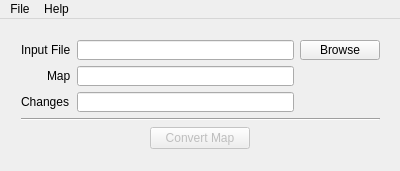
<?xml version="1.0" encoding="UTF-8"?>
<ui version="4.0">
 <class>MainWindow</class>
 <widget class="QMainWindow" name="MainWindow">
  <property name="geometry">
   <rect>
    <x>0</x>
    <y>0</y>
    <width>400</width>
    <height>171</height>
   </rect>
  </property>
  <property name="windowTitle">
   <string>Thracia Map Converter</string>
  </property>
  <widget class="QWidget" name="centralWidget">
   <widget class="QWidget" name="verticalLayoutWidget_2">
    <property name="geometry">
     <rect>
      <x>10</x>
      <y>10</y>
      <width>381</width>
      <height>131</height>
     </rect>
    </property>
    <layout class="QVBoxLayout" name="verticalLayout_5">
     <item>
      <layout class="QGridLayout" name="gridLayout">
       <item row="1" column="0" alignment="Qt::AlignRight">
        <widget class="QLabel" name="label_3">
         <property name="sizePolicy">
          <sizepolicy hsizetype="Fixed" vsizetype="Preferred">
           <horstretch>0</horstretch>
           <verstretch>0</verstretch>
          </sizepolicy>
         </property>
         <property name="text">
          <string>Map</string>
         </property>
        </widget>
       </item>
       <item row="0" column="0" alignment="Qt::AlignRight">
        <widget class="QLabel" name="label">
         <property name="text">
          <string>Input File</string>
         </property>
        </widget>
       </item>
       <item row="0" column="2">
        <widget class="QPushButton" name="pushButton_2">
         <property name="text">
          <string>Browse</string>
         </property>
        </widget>
       </item>
       <item row="2" column="0">
        <widget class="QLabel" name="label_4">
         <property name="sizePolicy">
          <sizepolicy hsizetype="Fixed" vsizetype="Preferred">
           <horstretch>0</horstretch>
           <verstretch>0</verstretch>
          </sizepolicy>
         </property>
         <property name="text">
          <string>Changes</string>
         </property>
        </widget>
       </item>
       <item row="0" column="1">
        <widget class="QLineEdit" name="lineEdit_3"/>
       </item>
       <item row="1" column="1">
        <widget class="QLineEdit" name="lineEdit">
         <property name="sizePolicy">
          <sizepolicy hsizetype="Expanding" vsizetype="Fixed">
           <horstretch>0</horstretch>
           <verstretch>0</verstretch>
          </sizepolicy>
         </property>
        </widget>
       </item>
       <item row="2" column="1">
        <widget class="QLineEdit" name="lineEdit_2"/>
       </item>
      </layout>
     </item>
     <item>
      <widget class="Line" name="line">
       <property name="orientation">
        <enum>Qt::Horizontal</enum>
       </property>
      </widget>
     </item>
     <item>
      <layout class="QHBoxLayout" name="horizontalLayout">
       <item>
        <widget class="QPushButton" name="pushButton">
         <property name="enabled">
          <bool>false</bool>
         </property>
         <property name="sizePolicy">
          <sizepolicy hsizetype="Minimum" vsizetype="Fixed">
           <horstretch>0</horstretch>
           <verstretch>0</verstretch>
          </sizepolicy>
         </property>
         <property name="maximumSize">
          <size>
           <width>100</width>
           <height>16777215</height>
          </size>
         </property>
         <property name="text">
          <string>      Convert Map      </string>
         </property>
        </widget>
       </item>
      </layout>
     </item>
    </layout>
   </widget>
  </widget>
  <widget class="QMenuBar" name="menuBar">
   <property name="geometry">
    <rect>
     <x>0</x>
     <y>0</y>
     <width>400</width>
     <height>20</height>
    </rect>
   </property>
   <widget class="QMenu" name="menuFile">
    <property name="title">
     <string>File</string>
    </property>
    <addaction name="actionExit"/>
   </widget>
   <widget class="QMenu" name="menuHelp">
    <property name="title">
     <string>Help</string>
    </property>
    <addaction name="actionAbout"/>
   </widget>
   <addaction name="menuFile"/>
   <addaction name="menuHelp"/>
  </widget>
  <action name="actionExit">
   <property name="text">
    <string>Exit</string>
   </property>
  </action>
  <action name="actionAbout">
   <property name="text">
    <string>About</string>
   </property>
  </action>
 </widget>
 <layoutdefault spacing="6" margin="11"/>
 <resources/>
 <connections/>
</ui>
